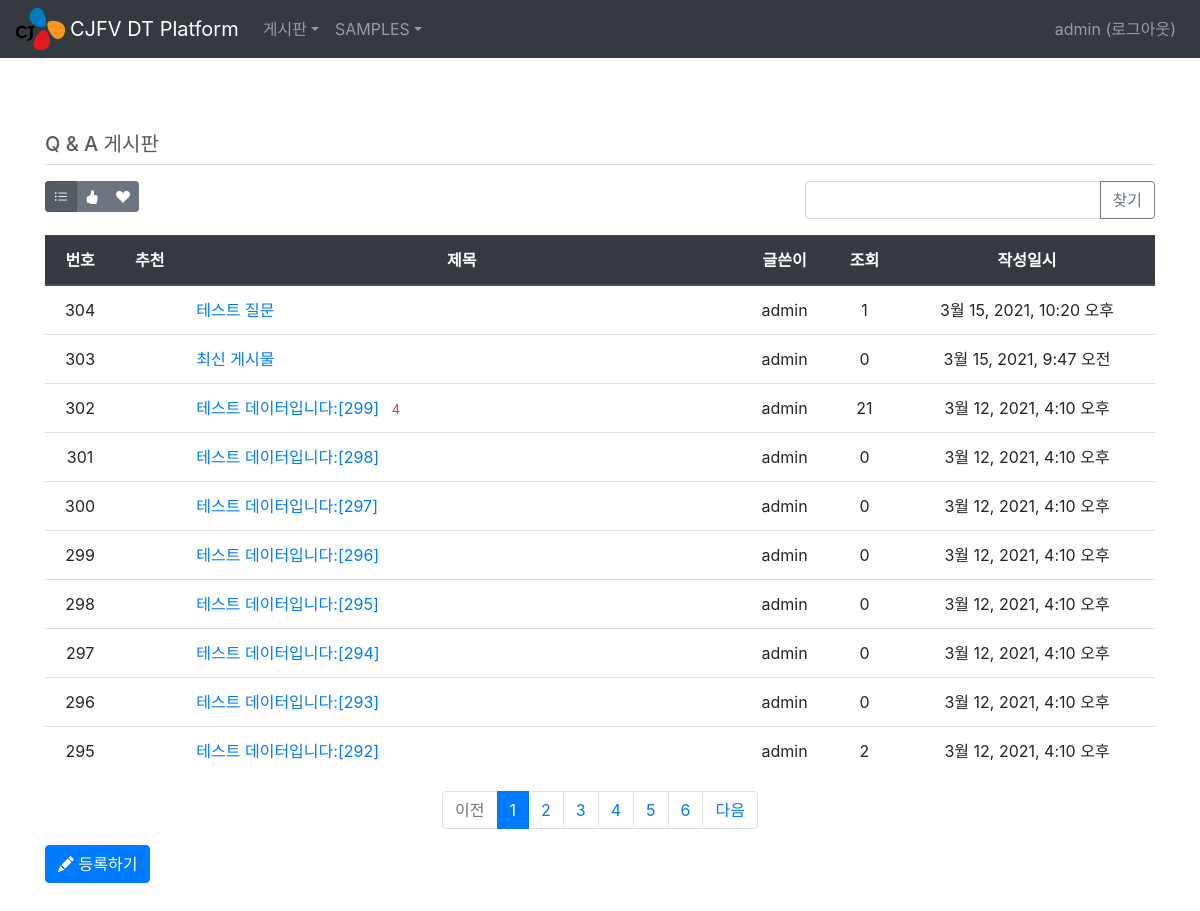
Before: /board/board/1/ (signed in) with the older database file.
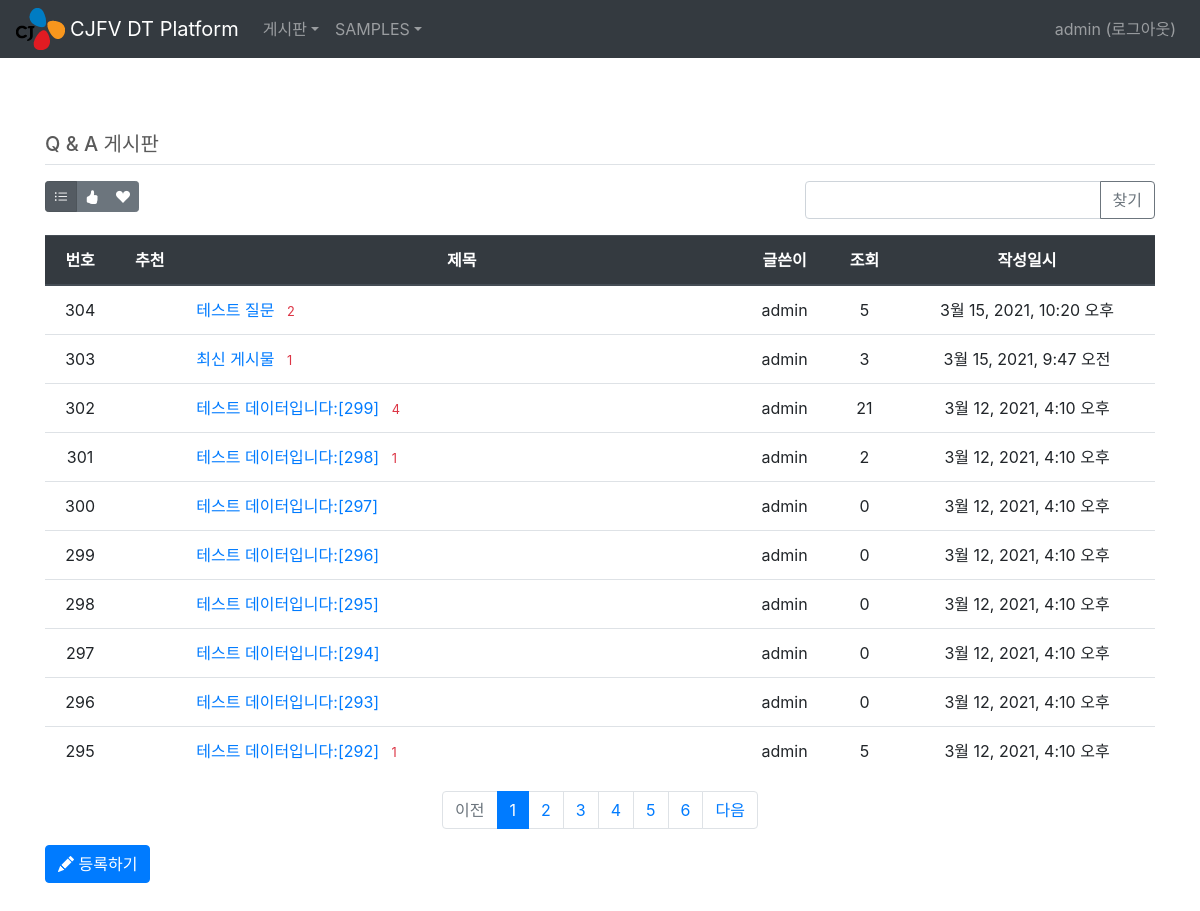
After: the same page with the newer database file.
### common/models.py (models this page shows)
class Menu(models.Model):
    title = models.CharField(max_length=50)
    remark = models.TextField()
    sort_no = models.IntegerField()

### board/models.py (models this page shows, shortened)
class Board(models.Model):
    menu = models.ForeignKey(Menu, on_delete=models.CASCADE, related_name='menu_board')
    author = models.ForeignKey(User, on_delete=models.CASCADE, related_name='author_board')
    subject = models.CharField(max_length=200)
    content = models.TextField()
    hit_count = models.IntegerField(default=0)
    create_date = models.DateTimeField()
    modify_date = models.DateTimeField(null=True, blank=True)
    voter = models.ManyToManyField(User, related_name='voter_board')

### board/views/base_views.py (the view, shortened to what this page needs)
# urls.py: path('board/<int:menu_id>/', base_views.list, name='list'),
@login_required(login_url='common:login')
def list(request, menu_id):
    page = request.GET.get('page', '1')  # 페이지
    kw = request.GET.get('kw', '')  # 검색어
    so = request.GET.get('so', 'recent')  # 정렬기준
    if so == 'recommend':
        board_list = Board.objects.filter(menu=menu_id).annotate(num_voter=Count('voter')).order_by('-num_voter', '-create_date')
    elif so == 'popular':
        board_list = Board.objects.filter(menu=menu_id).annotate(num_reply=Count('reply')).order_by('-num_reply', '-create_date')
    else:  # recent
        board_list = Board.objects.filter(menu=menu_id).order_by('-create_date')
    paginator = Paginator(board_list, 10)  # 페이지당 10개씩 보여주기
    page_obj = paginator.get_page(page)
    menu = Menu.objects.get(id=menu_id)
    context = {'board_list': page_obj, 'page': page, 'kw': kw, 'so': so, 'menu': menu}
    return render(request, 'board/board_list.html', context)

### board/templatetags/board_filter.py (called while the page is built)
@register.filter
def sub(value, arg):
    return value - arg

### templates/board/board_list.html (shortened to what this page needs)
{% extends 'base.html' %}
{% load board_filter %}
{% block content %}
<div class="container my-3" style="padding-top:60px">
    <h5 class="border-bottom py-2">{{ menu.title }}</h5>
    <div class="row justify-content-between my-3">
        <div class="col-2">
            <div class="btn-group" role="group">
                <button type="button" class="btn btn-sm btn-secondary so {% if so == 'recent' %}active{% endif %}" data-so="recent"  data-original-title="최신순">
                    <i class="bi bi-list-ul"></i>
                </button>
                <button type="button" class="btn btn-sm btn-secondary so {% if so == 'recommend' %}active{% endif %}" data-so="recommend" data-original-title="추천순">
                    <i class="bi bi-hand-thumbs-up-fill"></i>
                </button>
                <button type="button" class="btn btn-sm btn-secondary so {% if so == 'popular' %}active{% endif %}" data-so="popular" data-original-title="인기순">
                    <i class="bi bi-suit-heart-fill"></i>
                </button>
            </div>
        </div>
        <div class="col-4 input-group">
            <input type="text" class="form-control kw" value="{{ kw|default_if_none:'' }}">
            <div class="input-group-append">
                <button class="btn btn-outline-secondary" type="button" id="btn_search">찾기</button>
            </div>
        </div>
    </div>
    <table class="table">
        <thead>
        <tr class="text-center thead-dark">
            <th>번호</th>
            <th>추천</th>
            <th style="width:50%">제목</th>
            <th>글쓴이</th>
            <th>조회</th>
            <th>작성일시</th>
        </tr>
        </thead>
        <tbody>
        {% if board_list %}
        {% for board in board_list %}
        <tr class="text-center">
            <td>
                {{ board_list.paginator.count|sub:board_list.start_index|sub:forloop.counter0|add:1 }}
            </td>
            <td>
            </td>
            <td class="text-left">
                <a href="{% url 'board:detail' board.id %}">{{ board.subject }}</a>
                {% if board.reply_set.count > 0 %}
                <span class="text-danger small ml-2">{{ board.reply_set.count }}</span>
                {% endif %}
            </td>
            <td>{{ board.author.username }}</td>
            <td>{{ board.hit_count }}</td>
            <td>{{ board.create_date }}</td>
        </tr>
        {% endfor %}
        {% else %}
        <tr>
            <td colspan="3">게시물이 없습니다.</td>
        </tr>
        {% endif %}
        </tbody>
    </table>
    <ul class="pagination justify-content-center">
        {% if board_list.has_previous %}
        <li class="page-item">
           <a class="page-link" data-page="{{ board_list.previous_page_number }}" href="#">이전</a>
        </li>
        {% else %}
        <li class="page-item disabled">
            <a class="page-link" tabindex="-1" aria-disabled="true" href="#">이전</a>
        </li>
        {% endif %}
        {% for page_number in board_list.paginator.page_range %}
            {% if page_number >= board_list.number|add:-5 and page_number <= board_list.number|add:5 %}
                {% if page_number == board_list.number %}
                <li class="page-item active" aria-current="page">
                    <a class="page-link" data-page="{{ page_number }}" href="#">{{ page_number }}</a>
                </li>
                {% else %}
                <li class="page-item">
                    <a class="page-link" data-page="{{ page_number }}" href="#">{{ page_number }}</a>
                </li>
                {% endif %}
            {% endif %}
        {% endfor %}
        {% if board_list.has_next %}
        <li class="page-item">
            <a class="page-link" data-page="{{ board_list.next_page_number }}" href="#">다음</a>
        </li>
        {% else %}
        <li class="page-item disabled">
            <a class="page-link" tabindex="-1" aria-disabled="true" href="#">다음</a>
        </li>
        {% endif %}
    </ul>
    <a href="{% url 'board:board_create' menu.id %}" class="btn btn-primary"><i class="bi bi-pencil-fill"></i> 등록하기</a>
</div>
{% endblock %}

### templates/base.html (shortened to what this page needs)
{% load static %}
<!doctype html>
<html lang="ko">
<head>
    <link rel="stylesheet" type="text/css" href="{% static 'bootstrap.min.css' %}">
    <link rel="stylesheet" href="https://cdn.jsdelivr.net/npm/bootstrap-icons@1.3.0/font/bootstrap-icons.css">
    <link rel="stylesheet" type="text/css" href="{% static 'simplemde.min.css' %}">
    <link rel="stylesheet" type="text/css" href="{% static 'style.css' %}">
    <link rel="stylesheet" type="text/css" href="{% static 'carousel.css' %}">
</head>
<body>
{% include "navbar.html" %}
{% block content %}
{% endblock %}
</body>
</html>

### templates/navbar.html (shortened to what this page needs)
{% load static %}
<header>
    <nav class="navbar navbar-expand-md navbar-dark fixed-top bg-dark">
        <img src="{% static '/images/logo.png' %}" class="img-fluid" style="padding-right:5px">
        <a class="navbar-brand" href="/">CJFV DT Platform</a>
        <div class="collapse navbar-collapse" id="navbarCollapse">
            <ul class="navbar-nav mr-auto">
                <li class="nav-item dropdown">
                    {% if user.is_authenticated %}
                    <a class="nav-link dropdown-toggle" href="{% url 'board:list' 1 %}" data-toggle="dropdown">게시판</a>
                    {% endif %}
                </li>
                <li class="nav-item dropdown">
                    {% if user.is_authenticated %}
                    <a class="nav-link dropdown-toggle" href="{% url 'board:list' 1 %}" data-toggle="dropdown">SAMPLES</a>
                    {% endif %}
                </li>
            </ul>
            <ul class="navbar-nav">
                <li class="nav-item">
                    {% if user.is_authenticated %}
                    <a class="nav-link" href="{% url 'common:logout' %}">{{ user.username }} (로그아웃)</a>
                    {% else %}
                    <a class="nav-link" href="{% url 'common:login' %}">로그인</a>
                    {% endif %}
                </li>
            </ul>
        </div>
    </nav>
</header>

### static/carousel.css (style rules this page uses)
body { padding-top: 3rem; padding-bottom: 3rem; color: #5a5a5a; }

Changed rows visible on the page:
changed Board "테스트 질문": reply_set.count (not shown) → "2"; hit_count "1" → "5"
changed Board "최신 게시물": reply_set.count (not shown) → "1"; hit_count "0" → "3"
changed Board "테스트 데이터입니다:[298]": reply_set.count (not shown) → "1"; hit_count "0" → "2"
changed Board "테스트 데이터입니다:[292]": reply_set.count (not shown) → "1"; hit_count "2" → "5"
